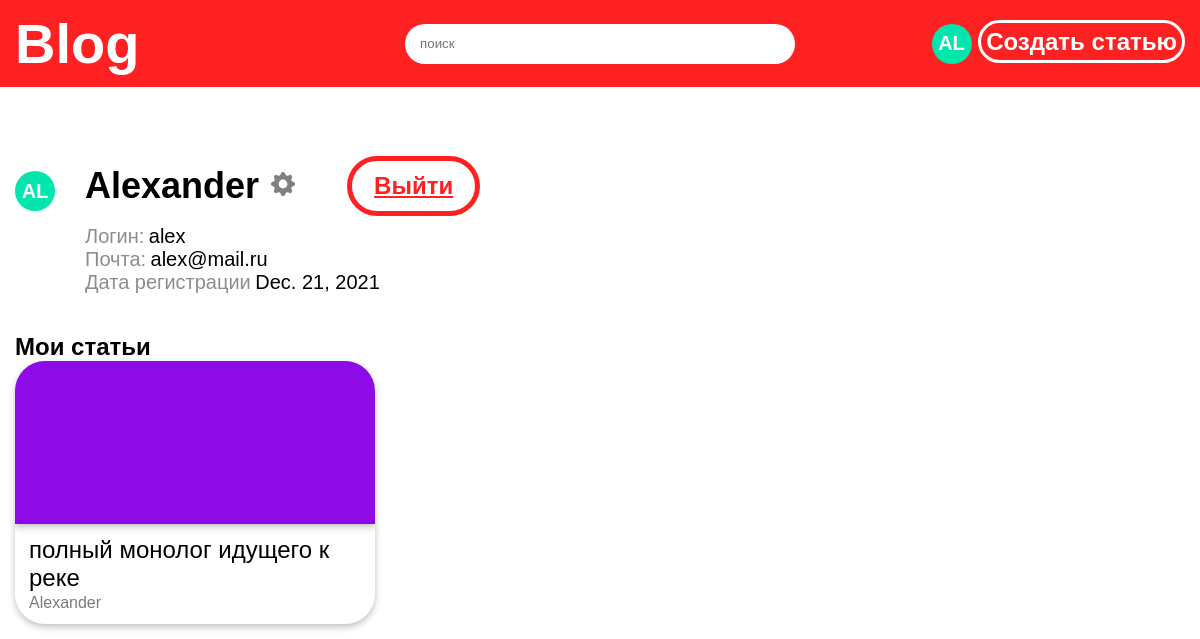
The app's page /user/2 (signed in), older data.
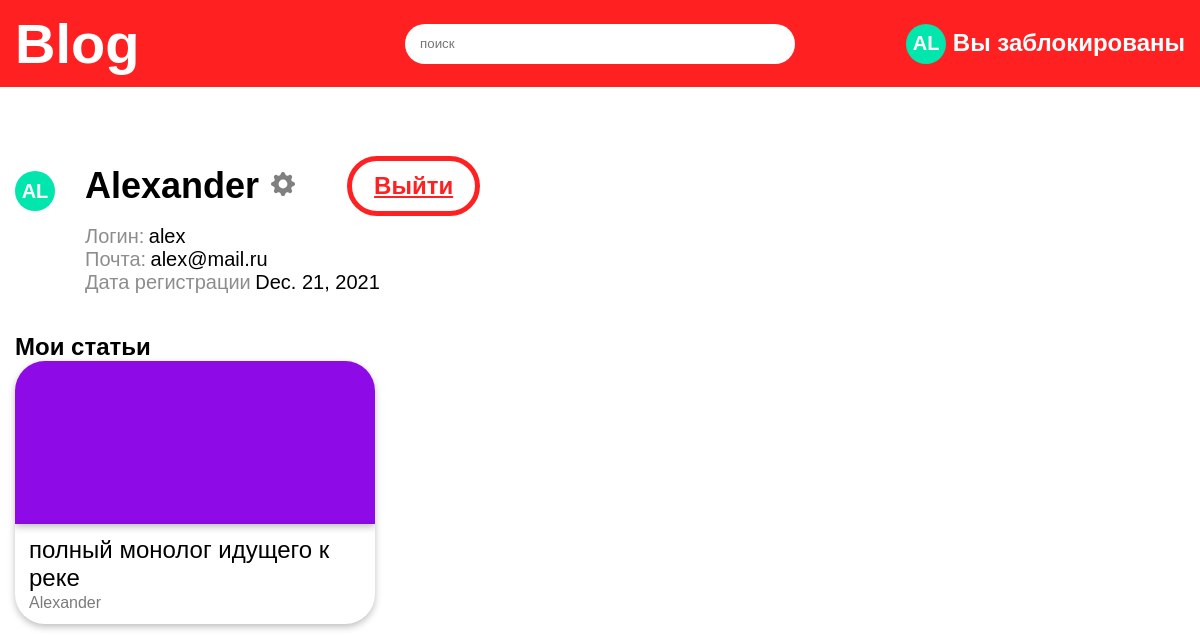
The same page, newer data.
### kyrsah/views.py (the view)
# urls.py: path('user/<int:id>', Profile.as_view(), name='profile'),
class Profile(View):
    def get(self, request, id):
        user = User.objects.get(id=id)
        user_avatar = avaUser(user.name)
        articles = Article.objects.filter(idUser=id, haveBan=False).order_by('dateCreate')
        try:
            current_user = avaUser(request.user.name)
            full_current_user = request.user
        except:
            current_user = None
            full_current_user = None
        context = {
            'current_user': current_user,
            'full_current_user': full_current_user,
            'user': user,
            'user_avatar': user_avatar,
            'articles': articles
        }
        return render(request, 'profile.html', context=context)

### kyrsah/functions.py (called while the page is built)
def avaUser(name):
    return name[0:2].upper()

### kyrsah/templates/profile.html (shortened to what this page needs)
{% extends 'base.html' %}
{% load static %}
{% block headLinks %}
<link rel="stylesheet" href="{% static 'css/styleProfile.css' %}">
{% endblock %}
{% block body %}
<main>
        <div class="main-profile">
            <div class="avatar" style="background: {{ user.color }}">{{ user_avatar }}</div>
            <div class="profile-info">
                 <div class="line-profile">
                    <div class="name">{{ user.name }}</div>
                    {% if full_current_user == user %}
                        <a href="{% url 'edit_profile' user.id %}" class="change-icon">
                        </a>
                    {% endif %}
                    {% if full_current_user == user %}
                        <a href="/logout/" class="logout">
                            Выйти
                        </a>
                    {% endif %}
                 </div>
                 <ul class="personal-data">
                    <li>
                        <span class="name-category">Логин:</span>
                        <span>{{ user.login }}</span>
                    </li>
                    <li>
                        <span class="name-category">Почта:</span>
                        <span>{{ user.email }}</span>
                    </li>
                    <li>
                        <span class="name-category">Дата регистрации</span>
                        <span>{{ user.dateRegistration }}</span>
                    </li>
                 </ul>
            </div>
        </div>
        <div>
            {% if full_current_user == user %}
                <h2>Мои статьи</h2>
            {% else %}
                <h2>Статьи пользователя: {{ user.name }}</h2>
            {% endif %}
            <div class="mine-article">
                {% for i in articles %}
                    <a href="{% url 'post_detail' i.id %}" class="article">
                        <div class="preview" style="background-color: {{ i.color }}"></div>
                        <div class="text-info">
                            <div class="article-title">
                                {{ i.title }}
                            </div>
                            <div class="article-author">
                                {{ i.idUser.name }}
                            </div>
                        </div>
                    </a>
                {% endfor %}
            </div>
        </div>
    </main>
{% endblock %}

Row changes from the older to the newer data that the page shows:
changed User "Alexander": haveBan False → True (drawn)
Text that changed along with them:
text no longer shown: "Создать статью"
text now shown: "Вы заблокированы"
